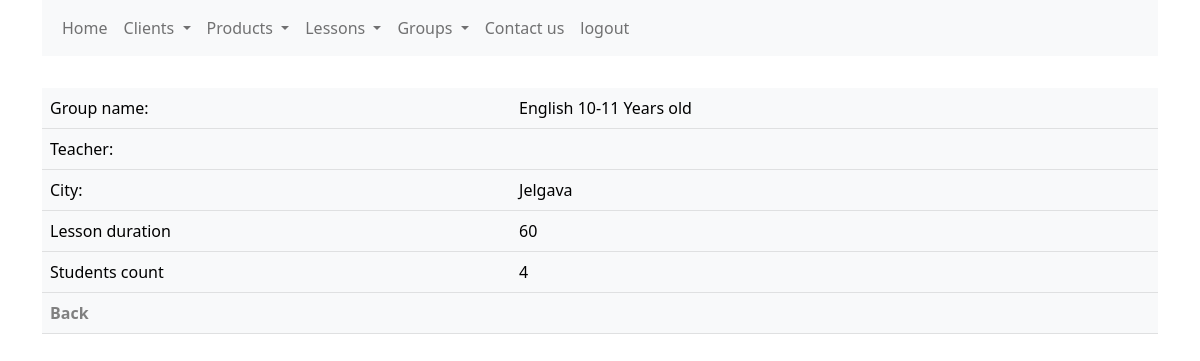
/get-group/1/ (signed in), run on the app's committed database.
### lessons/models.py (models this page shows, shortened)
class SchoolGroup(models.Model):
    title = models.CharField(max_length=100)
    teacher = models.ForeignKey("users.Teacher", on_delete=models.CASCADE)
    type = models.ForeignKey("GroupType", on_delete=models.CASCADE)
    city = models.ForeignKey("products.City", on_delete=models.CASCADE)
    duration = models.IntegerField(null=False)
    invoice_string = models.CharField(max_length=200)
    student = models.ManyToManyField("users.Student", blank=True)
    product = models.ManyToManyField("products.Product", blank=True)
    created_at = models.DateTimeField(auto_now_add=True)
    active = models.BooleanField(default=True)

### products/models.py (models this page shows)
class City(models.Model):
    name = models.CharField(max_length=100)
    def __str__(self):
        return f"{self.name}"
    class Meta:
        ordering = ["name"]

### lessons/views.py (the view)
# urls.py: path("get-group/<int:pk>/", SchoolGroupDetailView.as_view(), name="get-group"),
class SchoolGroupDetailView(DetailView):
    model = SchoolGroup

### lessons/templates/lessons/schoolgroup_detail.html (shortened to what this page needs)
{% extends 'main.html' %}
{% block content %}
<br>
<table class="table table-light">
    <tbody>
        <tr>
            <td>Group name:</td>
            <td>{{ schoolgroup.title }}</td>
        </tr>
        <tr>
            <td>Teacher:</td>
            <td>{{ schoolgroup.teacher.user.last_name }} {{ schoolgroup.teacher.user.first_name }}</td>
        </tr>
        <tr>
            <td>City:</td>
            <td>{{ schoolgroup.city}}
            </td>
        </tr>
        <tr>
            <td>Lesson duration</td>
            <td> {{ schoolgroup.duration }}</td>
        </tr>
        <tr>
            <td>Students count</td>
            <td>{{ schoolgroup.student.count }}</td>
        </tr>
        <tr>
            <td colspan="2"><a href="{% url 'groups' %}">Back</a></td>
        </tr>
    </tbody>
</table>
{% endblock content %}

### static/css/styles.css (style rules this page uses)
a { color: grey; font-weight: bold; text-decoration: none; }

### data on the page
SchoolGroup: title "English 10-11 Years old", city "Jelgava", duration "60", student.count "4"
